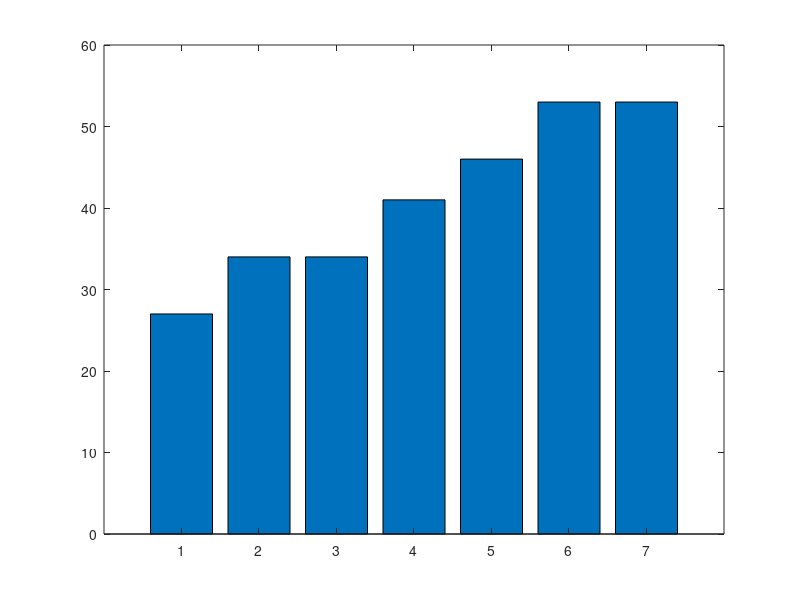

Write MATLAB code to recreate this figure. (Note: this script raises an error after producing the figure.)
D = [27 34 34 41 46 53 53];
rata = mean(D);

bar(D)
hold on
yline(rata, 'r--', 'LineWidth', 2)

xlabel('Toko ke-i')
ylabel('Penjualan (juta rupiah)')
title('Penjualan Mingguan Toko - NIM 2510514031')

saveas(gcf, 'penjualan_toko_2510514031.png')
